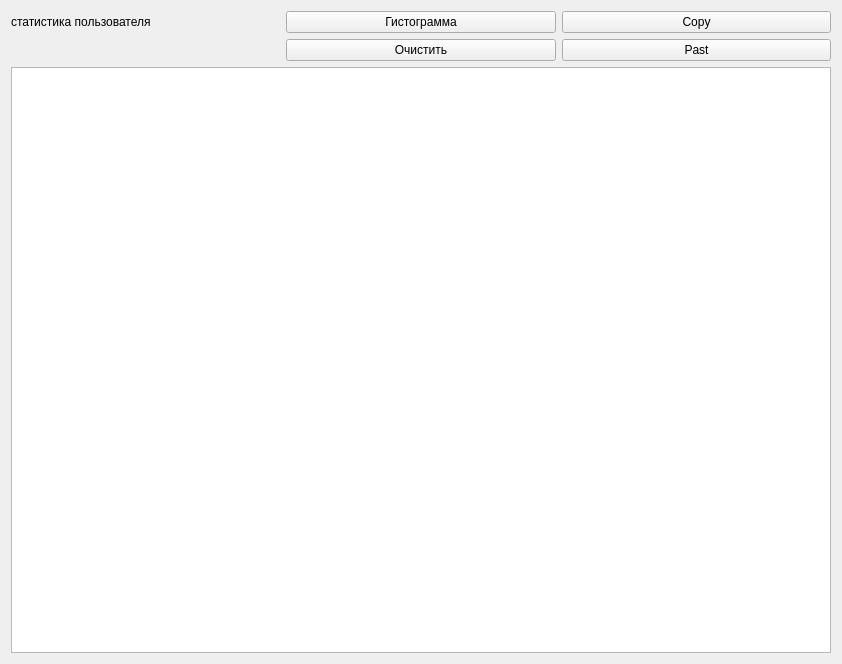
<?xml version="1.0" encoding="UTF-8"?>
<ui version="4.0">
 <class>JournalUI</class>
 <widget class="QWidget" name="JournalUI">
  <property name="geometry">
   <rect>
    <x>0</x>
    <y>0</y>
    <width>842</width>
    <height>664</height>
   </rect>
  </property>
  <property name="windowTitle">
   <string>Журнал</string>
  </property>
  <layout class="QGridLayout" name="gridLayout">
   <item row="0" column="1">
    <widget class="QPushButton" name="m_reviewHistogram_pb">
     <property name="text">
      <string>Гистограмма</string>
     </property>
    </widget>
   </item>
   <item row="0" column="2">
    <widget class="QPushButton" name="m_copy_pb">
     <property name="text">
      <string>Copy</string>
     </property>
    </widget>
   </item>
   <item row="1" column="2">
    <widget class="QPushButton" name="m_past_pb">
     <property name="text">
      <string>Past</string>
     </property>
    </widget>
   </item>
   <item row="2" column="0" colspan="3">
    <widget class="QTableView" name="m_journal_tv">
     <property name="styleSheet">
      <string notr="true"/>
     </property>
    </widget>
   </item>
   <item row="1" column="1">
    <widget class="QPushButton" name="m_clear_pb">
     <property name="text">
      <string>Очистить</string>
     </property>
    </widget>
   </item>
   <item row="0" column="0">
    <widget class="QLabel" name="label">
     <property name="text">
      <string>статистика пользователя</string>
     </property>
    </widget>
   </item>
  </layout>
 </widget>
 <resources/>
 <connections/>
</ui>
